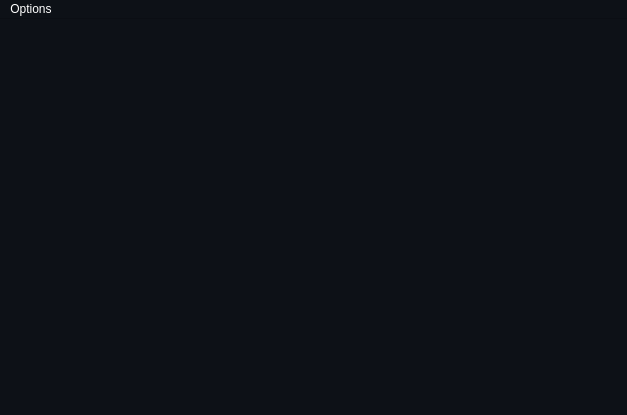
<?xml version="1.0" encoding="UTF-8"?>
<ui version="4.0">
 <class>MainWindow</class>
 <widget class="QMainWindow" name="MainWindow">
  <property name="geometry">
   <rect>
    <x>0</x>
    <y>0</y>
    <width>627</width>
    <height>415</height>
   </rect>
  </property>
  <property name="palette">
   <palette>
    <active>
     <colorrole role="WindowText">
      <brush brushstyle="SolidPattern">
       <color alpha="255">
        <red>255</red>
        <green>255</green>
        <blue>255</blue>
       </color>
      </brush>
     </colorrole>
     <colorrole role="Button">
      <brush brushstyle="SolidPattern">
       <color alpha="255">
        <red>13</red>
        <green>17</green>
        <blue>23</blue>
       </color>
      </brush>
     </colorrole>
     <colorrole role="Light">
      <brush brushstyle="SolidPattern">
       <color alpha="255">
        <red>19</red>
        <green>25</green>
        <blue>34</blue>
       </color>
      </brush>
     </colorrole>
     <colorrole role="Midlight">
      <brush brushstyle="SolidPattern">
       <color alpha="255">
        <red>16</red>
        <green>21</green>
        <blue>28</blue>
       </color>
      </brush>
     </colorrole>
     <colorrole role="Dark">
      <brush brushstyle="SolidPattern">
       <color alpha="255">
        <red>6</red>
        <green>8</green>
        <blue>11</blue>
       </color>
      </brush>
     </colorrole>
     <colorrole role="Mid">
      <brush brushstyle="SolidPattern">
       <color alpha="255">
        <red>9</red>
        <green>11</green>
        <blue>15</blue>
       </color>
      </brush>
     </colorrole>
     <colorrole role="Text">
      <brush brushstyle="SolidPattern">
       <color alpha="255">
        <red>255</red>
        <green>255</green>
        <blue>255</blue>
       </color>
      </brush>
     </colorrole>
     <colorrole role="BrightText">
      <brush brushstyle="SolidPattern">
       <color alpha="255">
        <red>255</red>
        <green>255</green>
        <blue>255</blue>
       </color>
      </brush>
     </colorrole>
     <colorrole role="ButtonText">
      <brush brushstyle="SolidPattern">
       <color alpha="255">
        <red>255</red>
        <green>255</green>
        <blue>255</blue>
       </color>
      </brush>
     </colorrole>
     <colorrole role="Base">
      <brush brushstyle="SolidPattern">
       <color alpha="255">
        <red>0</red>
        <green>0</green>
        <blue>0</blue>
       </color>
      </brush>
     </colorrole>
     <colorrole role="Window">
      <brush brushstyle="SolidPattern">
       <color alpha="255">
        <red>13</red>
        <green>17</green>
        <blue>23</blue>
       </color>
      </brush>
     </colorrole>
     <colorrole role="Shadow">
      <brush brushstyle="SolidPattern">
       <color alpha="255">
        <red>0</red>
        <green>0</green>
        <blue>0</blue>
       </color>
      </brush>
     </colorrole>
     <colorrole role="AlternateBase">
      <brush brushstyle="SolidPattern">
       <color alpha="255">
        <red>6</red>
        <green>8</green>
        <blue>11</blue>
       </color>
      </brush>
     </colorrole>
     <colorrole role="ToolTipBase">
      <brush brushstyle="SolidPattern">
       <color alpha="255">
        <red>255</red>
        <green>255</green>
        <blue>220</blue>
       </color>
      </brush>
     </colorrole>
     <colorrole role="ToolTipText">
      <brush brushstyle="SolidPattern">
       <color alpha="255">
        <red>0</red>
        <green>0</green>
        <blue>0</blue>
       </color>
      </brush>
     </colorrole>
     <colorrole role="PlaceholderText">
      <brush brushstyle="SolidPattern">
       <color alpha="128">
        <red>255</red>
        <green>255</green>
        <blue>255</blue>
       </color>
      </brush>
     </colorrole>
    </active>
    <inactive>
     <colorrole role="WindowText">
      <brush brushstyle="SolidPattern">
       <color alpha="255">
        <red>255</red>
        <green>255</green>
        <blue>255</blue>
       </color>
      </brush>
     </colorrole>
     <colorrole role="Button">
      <brush brushstyle="SolidPattern">
       <color alpha="255">
        <red>13</red>
        <green>17</green>
        <blue>23</blue>
       </color>
      </brush>
     </colorrole>
     <colorrole role="Light">
      <brush brushstyle="SolidPattern">
       <color alpha="255">
        <red>19</red>
        <green>25</green>
        <blue>34</blue>
       </color>
      </brush>
     </colorrole>
     <colorrole role="Midlight">
      <brush brushstyle="SolidPattern">
       <color alpha="255">
        <red>16</red>
        <green>21</green>
        <blue>28</blue>
       </color>
      </brush>
     </colorrole>
     <colorrole role="Dark">
      <brush brushstyle="SolidPattern">
       <color alpha="255">
        <red>6</red>
        <green>8</green>
        <blue>11</blue>
       </color>
      </brush>
     </colorrole>
     <colorrole role="Mid">
      <brush brushstyle="SolidPattern">
       <color alpha="255">
        <red>9</red>
        <green>11</green>
        <blue>15</blue>
       </color>
      </brush>
     </colorrole>
     <colorrole role="Text">
      <brush brushstyle="SolidPattern">
       <color alpha="255">
        <red>255</red>
        <green>255</green>
        <blue>255</blue>
       </color>
      </brush>
     </colorrole>
     <colorrole role="BrightText">
      <brush brushstyle="SolidPattern">
       <color alpha="255">
        <red>255</red>
        <green>255</green>
        <blue>255</blue>
       </color>
      </brush>
     </colorrole>
     <colorrole role="ButtonText">
      <brush brushstyle="SolidPattern">
       <color alpha="255">
        <red>255</red>
        <green>255</green>
        <blue>255</blue>
       </color>
      </brush>
     </colorrole>
     <colorrole role="Base">
      <brush brushstyle="SolidPattern">
       <color alpha="255">
        <red>0</red>
        <green>0</green>
        <blue>0</blue>
       </color>
      </brush>
     </colorrole>
     <colorrole role="Window">
      <brush brushstyle="SolidPattern">
       <color alpha="255">
        <red>13</red>
        <green>17</green>
        <blue>23</blue>
       </color>
      </brush>
     </colorrole>
     <colorrole role="Shadow">
      <brush brushstyle="SolidPattern">
       <color alpha="255">
        <red>0</red>
        <green>0</green>
        <blue>0</blue>
       </color>
      </brush>
     </colorrole>
     <colorrole role="AlternateBase">
      <brush brushstyle="SolidPattern">
       <color alpha="255">
        <red>6</red>
        <green>8</green>
        <blue>11</blue>
       </color>
      </brush>
     </colorrole>
     <colorrole role="ToolTipBase">
      <brush brushstyle="SolidPattern">
       <color alpha="255">
        <red>255</red>
        <green>255</green>
        <blue>220</blue>
       </color>
      </brush>
     </colorrole>
     <colorrole role="ToolTipText">
      <brush brushstyle="SolidPattern">
       <color alpha="255">
        <red>0</red>
        <green>0</green>
        <blue>0</blue>
       </color>
      </brush>
     </colorrole>
     <colorrole role="PlaceholderText">
      <brush brushstyle="SolidPattern">
       <color alpha="128">
        <red>255</red>
        <green>255</green>
        <blue>255</blue>
       </color>
      </brush>
     </colorrole>
    </inactive>
    <disabled>
     <colorrole role="WindowText">
      <brush brushstyle="SolidPattern">
       <color alpha="255">
        <red>6</red>
        <green>8</green>
        <blue>11</blue>
       </color>
      </brush>
     </colorrole>
     <colorrole role="Button">
      <brush brushstyle="SolidPattern">
       <color alpha="255">
        <red>13</red>
        <green>17</green>
        <blue>23</blue>
       </color>
      </brush>
     </colorrole>
     <colorrole role="Light">
      <brush brushstyle="SolidPattern">
       <color alpha="255">
        <red>19</red>
        <green>25</green>
        <blue>34</blue>
       </color>
      </brush>
     </colorrole>
     <colorrole role="Midlight">
      <brush brushstyle="SolidPattern">
       <color alpha="255">
        <red>16</red>
        <green>21</green>
        <blue>28</blue>
       </color>
      </brush>
     </colorrole>
     <colorrole role="Dark">
      <brush brushstyle="SolidPattern">
       <color alpha="255">
        <red>6</red>
        <green>8</green>
        <blue>11</blue>
       </color>
      </brush>
     </colorrole>
     <colorrole role="Mid">
      <brush brushstyle="SolidPattern">
       <color alpha="255">
        <red>9</red>
        <green>11</green>
        <blue>15</blue>
       </color>
      </brush>
     </colorrole>
     <colorrole role="Text">
      <brush brushstyle="SolidPattern">
       <color alpha="255">
        <red>6</red>
        <green>8</green>
        <blue>11</blue>
       </color>
      </brush>
     </colorrole>
     <colorrole role="BrightText">
      <brush brushstyle="SolidPattern">
       <color alpha="255">
        <red>255</red>
        <green>255</green>
        <blue>255</blue>
       </color>
      </brush>
     </colorrole>
     <colorrole role="ButtonText">
      <brush brushstyle="SolidPattern">
       <color alpha="255">
        <red>6</red>
        <green>8</green>
        <blue>11</blue>
       </color>
      </brush>
     </colorrole>
     <colorrole role="Base">
      <brush brushstyle="SolidPattern">
       <color alpha="255">
        <red>13</red>
        <green>17</green>
        <blue>23</blue>
       </color>
      </brush>
     </colorrole>
     <colorrole role="Window">
      <brush brushstyle="SolidPattern">
       <color alpha="255">
        <red>13</red>
        <green>17</green>
        <blue>23</blue>
       </color>
      </brush>
     </colorrole>
     <colorrole role="Shadow">
      <brush brushstyle="SolidPattern">
       <color alpha="255">
        <red>0</red>
        <green>0</green>
        <blue>0</blue>
       </color>
      </brush>
     </colorrole>
     <colorrole role="AlternateBase">
      <brush brushstyle="SolidPattern">
       <color alpha="255">
        <red>13</red>
        <green>17</green>
        <blue>23</blue>
       </color>
      </brush>
     </colorrole>
     <colorrole role="ToolTipBase">
      <brush brushstyle="SolidPattern">
       <color alpha="255">
        <red>255</red>
        <green>255</green>
        <blue>220</blue>
       </color>
      </brush>
     </colorrole>
     <colorrole role="ToolTipText">
      <brush brushstyle="SolidPattern">
       <color alpha="255">
        <red>0</red>
        <green>0</green>
        <blue>0</blue>
       </color>
      </brush>
     </colorrole>
     <colorrole role="PlaceholderText">
      <brush brushstyle="SolidPattern">
       <color alpha="128">
        <red>255</red>
        <green>255</green>
        <blue>255</blue>
       </color>
      </brush>
     </colorrole>
    </disabled>
   </palette>
  </property>
  <property name="windowTitle">
   <string>occt widget</string>
  </property>
  <widget class="QWidget" name="centralwidget">
   <layout class="QGridLayout" name="gridLayout"/>
  </widget>
  <widget class="QMenuBar" name="menubar">
   <property name="geometry">
    <rect>
     <x>0</x>
     <y>0</y>
     <width>627</width>
     <height>20</height>
    </rect>
   </property>
   <property name="palette">
    <palette>
     <active>
      <colorrole role="ToolTipText">
       <brush brushstyle="SolidPattern">
        <color alpha="255">
         <red>255</red>
         <green>255</green>
         <blue>255</blue>
        </color>
       </brush>
      </colorrole>
     </active>
     <inactive>
      <colorrole role="ToolTipText">
       <brush brushstyle="SolidPattern">
        <color alpha="255">
         <red>255</red>
         <green>255</green>
         <blue>255</blue>
        </color>
       </brush>
      </colorrole>
     </inactive>
     <disabled>
      <colorrole role="ToolTipText">
       <brush brushstyle="SolidPattern">
        <color alpha="255">
         <red>255</red>
         <green>255</green>
         <blue>255</blue>
        </color>
       </brush>
      </colorrole>
     </disabled>
    </palette>
   </property>
   <widget class="QMenu" name="menuView">
    <property name="title">
     <string>Options</string>
    </property>
    <widget class="QMenu" name="menuview">
     <property name="autoFillBackground">
      <bool>true</bool>
     </property>
     <property name="title">
      <string>view</string>
     </property>
     <widget class="QMenu" name="menushow_boundary">
      <property name="title">
       <string>boundary</string>
      </property>
      <addaction name="actionboundary_show"/>
      <addaction name="actionboundary_hide"/>
     </widget>
     <widget class="QMenu" name="menusolid">
      <property name="title">
       <string>solid</string>
      </property>
      <addaction name="actionwireframe"/>
      <addaction name="actionshaded"/>
     </widget>
     <widget class="QMenu" name="menumodel">
      <property name="title">
       <string>model</string>
      </property>
      <addaction name="actionorthographic"/>
      <addaction name="actionperspective"/>
     </widget>
     <widget class="QMenu" name="menucube">
      <property name="title">
       <string>cube</string>
      </property>
      <addaction name="actioncube_hide"/>
      <addaction name="actioncube_show"/>
     </widget>
     <widget class="QMenu" name="menutranceparancy">
      <property name="title">
       <string>tranceparancy</string>
      </property>
      <addaction name="actiontranceparancy_dialog"/>
     </widget>
     <widget class="QMenu" name="menutrihedron">
      <property name="title">
       <string>triedron</string>
      </property>
      <addaction name="actiontriedron_hide"/>
      <addaction name="actiontriedron_show"/>
     </widget>
     <addaction name="menusolid"/>
     <addaction name="menushow_boundary"/>
     <addaction name="menumodel"/>
     <addaction name="menucube"/>
     <addaction name="menutranceparancy"/>
     <addaction name="menutrihedron"/>
    </widget>
    <addaction name="menuview"/>
   </widget>
   <addaction name="menuView"/>
  </widget>
  <action name="actionboundary_show">
   <property name="text">
    <string>boundary show</string>
   </property>
  </action>
  <action name="actionboundary_hide">
   <property name="text">
    <string>boundary hide</string>
   </property>
  </action>
  <action name="actionwireframe">
   <property name="text">
    <string>wireframe</string>
   </property>
  </action>
  <action name="actionshaded">
   <property name="text">
    <string>shaded</string>
   </property>
  </action>
  <action name="actionorthographic">
   <property name="text">
    <string>orthographic</string>
   </property>
  </action>
  <action name="actionperspective">
   <property name="text">
    <string>perspective</string>
   </property>
  </action>
  <action name="actioncube_hide">
   <property name="text">
    <string>cube hide</string>
   </property>
  </action>
  <action name="actioncube_show">
   <property name="text">
    <string>cube show</string>
   </property>
  </action>
  <action name="actiontranceparancy_dialog">
   <property name="text">
    <string>tranceparancy dialog</string>
   </property>
  </action>
  <action name="actiontriedron_hide">
   <property name="text">
    <string>triedron hide</string>
   </property>
  </action>
  <action name="actiontriedron_show">
   <property name="text">
    <string>triedron show</string>
   </property>
  </action>
 </widget>
 <resources/>
 <connections/>
</ui>
